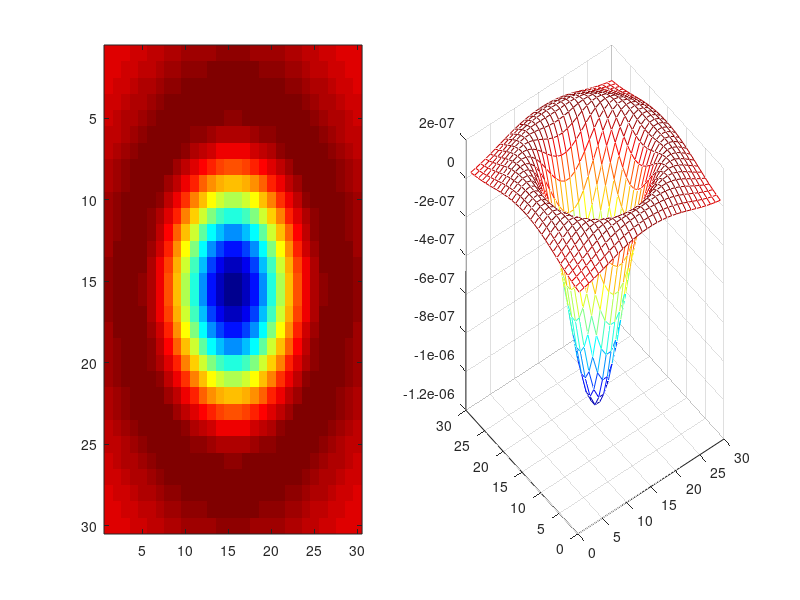

The MATLAB script that drew this image:

%Student Dave's tutorial on:  Finding flies! lol :P
%this code uses blob analysis to find 
%Copyright Student Dave's Tutorials 2013
%if you would like to use this code, please feel free, just remember to
%reference and tell your friends! :)
%requires matlabs image processing toolbox

%you can get the fly footage here!  (notably, the free version is pretty low quality so
%tracking will have some issues ..you gotta tweaky it :-/
%http://footage.shutterstock.com/clip-978808-stock-footage-swarm-of-flies-buzzing-with-matte-for-easy-compositing-into-your-own-scenes.html

%What the heck does this code do!?
%the code tries to find the flies..but not just when they are very visual,
%but even when the are partially overlapping..how?!
% 1) Averaged background subtraction
% 2) Noise reduction via image smoothing using 2-d gaussian filter.
% 3) Threshold and point detection in binary image.

clear all;
close all;
set(0,'DefaultFigureWindowStyle','docked') %dock the figures..just a personal preference you don't need this.

%base_dir = 'E:\Dropbox\Student_dave\flies_SD_frames\duplicates_removed\';
base_dir = 'maddenNew/';


cd(base_dir);

%% get listing of frames so that you can cycle through them easily.
f_list =  dir('*jpg');
%obj.reader = vision.VideoFileReader('*jpg');


%% initialize gaussian filter

%using fspecial, we will make a laplacian of a gaussian (LOG) template to convolve (pass over)
%over the image to find blobs!

hsizeh = 30  %you will need to iterative test these values two values. the bigger they are, the larger the blob they will find!
sigmah = 6   %
h = fspecial('log', hsizeh, sigmah)
subplot(121); imagesc(h)
subplot(122); mesh(h)
colormap(jet)


%frame = obj.reader.step();
    
%% iteratively (frame by frame) find flies and save the X Y coordinates!
X = cell(1,length(f_list)); %detection X coordinate indice
Y = cell(1,length(f_list));  %detection Y coordinate indice
% % % % 
% % % % %% iteratively (frame by frame) find flies and save the X Y coordinates!
% % % % X = cell(1,length(frame)); %detection X coordinate indice
% % % % Y = cell(1,length(frame));  %detection Y coordinate indice

for i = 6:5:length(f_list)-5
%while ~isDone(obj.reader)
    
    img_real = (imread(f_list(i).name)); %just for plottin purposes
    %img_real = (imread(frame.name)); %just for plottin purposes
    img_tmp = double(imread(f_list(i).name)); %load in the image and convert to double too allow for computations on the image
    img = img_tmp(:,:,1); %reduce to just the first dimension, we don't care about color (rgb) values here.
    imshow(img)
    
                
                img_tmp = double(imread(f_list(i-5).name));
                img1 = img_tmp(:,:,1); 
                img_tmp = double(imread(f_list(i+5).name));
                img2 = img_tmp(:,:,1); 
                
       for x=1:size(img,1)
            for y=1:size(img,2)
                
                if(img1(x,y)==img(x,y) && img(x,y)==img2(x,y))
                    img(x,y)=0;
                end    
                
                
            end
       end   
    imshow(img)
       
       
    %do the blob filter!
    blob_img = conv2(img,h,'same');
    imagesc(blob_img)
    
    %threshold the image to blobs only: you'll need to decide what your
    %threshold level is..you can use your eyes or a histogram :P
    idx = find(blob_img < 0.9); 
    blob_img(idx) = nan ;
    imagesc(blob_img)
    
    %now we have an image of hills and valleys..some are distinct, some
    %overlap..but you can still see the peak...most of the time.
    %use this GREAT 2-d local max/min finder 
    %http://www.mathworks.com/matlabcentral/fileexchange/12275-extrema-m-extrema2-m
    %it find the blob peak indices for this video, there should be ~11
    [zmax,imax,zmin,imin] = extrema2(blob_img);
    [X{i},Y{i}] = ind2sub(size(blob_img),imax);
    
    %for plotting
    %%{
    clf
% % %     subplot(211);   
% % %     imagesc(blob_img)
% % %         axis off
% % %     subplot(212)
    imshow(img_real)
    hold on
    for j = 1:length(X{i})
        plot(Y{i}(j),X{i}(j),'or')
    end
    axis off
    pause(.1);
    %}
    
    
    i
end

%save it!
save('raw_fly_detections.mat',  'X','Y')

%now, move on to the multi object tracking code!


% % %     function frame = readFrame()
% % %         frame = obj.reader.step();
% % %     end







